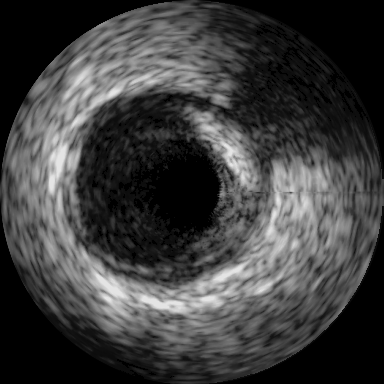
#> input picture final_and_homework_samart/final_and_homework/homework_1_1/quiz1/image/frame_ivus.png, 384 x 384 px
$ python quiz_1.py
#> lines starting #> are read from the running program, lines starting #| are printed output that depends on the picture; after the words box and inside, x2 and y2 are one past the last pixel; in counts of white or black regions, pixels touching at a corner belong together
#> in main, img is the input picture: shape (384, 384); min 0, max 228, mean 62
### final_and_homework_samart/final_and_homework/homework_1_1/utils.py
import numpy as np
import cv2
import matplotlib.pyplot as plt
import math

# [9 lines left out: functions plt_show_image, cv_show, not called in this run]

def normalize(img):
    img_norm = img.astype(np.float16)
    img_norm = img_norm/np.amax(img_norm) #หาค่าสูงสุดของพิเซลในภาพ และทำให้อยู่ในช่วง 0-1
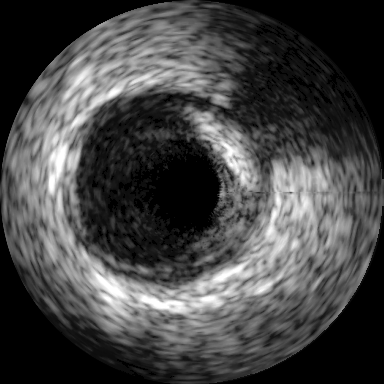
#> img_norm: shape (384, 384) float16; min 0, max 1, mean 0.272
    return img_norm

def power_gamma(gamma,img,c=255.0):
    img_norm = normalize(img)
    gamma_img = (img_norm**gamma)*c #ค่า gamma < 1 ภาพสว่าง gamma > 1 ภาพมืด
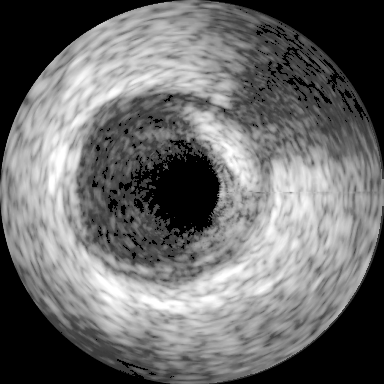
#> gamma_img: shape (384, 384) float16; min 0, max 255, mean 108
    gamma_img = gamma_img.astype(np.uint8)
#> call 2 of power_gamma, with gamma = 4, c = 255
#> in power_gamma (call 2), `gamma_img = (img_norm**gamma)*c`:
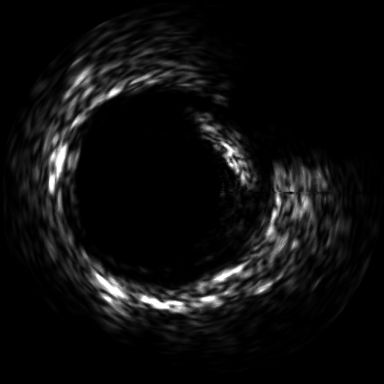
#> gamma_img: shape (384, 384) float16; min 0, max 255, mean 14.5
    return gamma_img

def edge_operator_meth(img, k):
#> called with k = 2
    f = img.copy().astype(np.float16)
    out = np.zeros_like(img, dtype = 'float16')
    mask_gx = np.array([[-1, 0, 1], [-k, 0, k], [-1, 0, 1]] , dtype = 'float16')
    mask_gy = np.array([[-1, -k, -1], [0, 0, 0], [1, k, 1]] , dtype = 'float16')

    sz, sz = mask_gx.shape
    bd = sz // 2
    (m,n) = f.shape
#> m = 384; n = 384
    for i in range(bd,m-bd):
        for j in range(bd,n-bd):
            gx, gy = 0., 0.
            sub_f = f[i - bd : i + bd + 1, j - bd : j + bd + 1]
            gx = np.multiply(sub_f, mask_gx).sum() # หาความชันแนวนอน
            gy = np.multiply(sub_f, mask_gy).sum() # หาความชันแนวตั้ง
            out[i,j] = np.sqrt(gx**2 + gy**2) # หาขนาดของขอบ
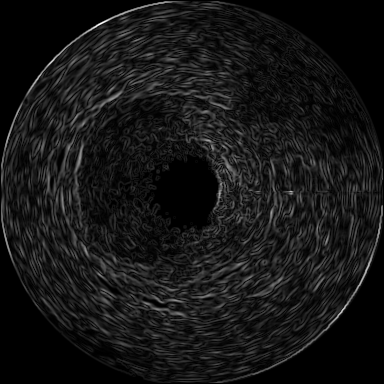
#> out: shape (384, 384) float16; min 0, max 631, mean 54.5; drawn with min black and max white
    out[out>255.0] = 255.0
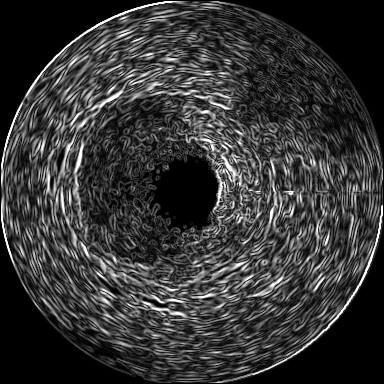
#> out: shape (384, 384) float16; 0.81% of pixels changed, all inside (x1, y1, x2, y2) = (1, 1, 383, 373)
    return out.astype(np.uint8)

# [28 lines left out: functions equalized, otsu, not called in this run]

def show_histogram(hist):
    plt.plot(hist)
    plt.show()

# [160 lines left out: functions histogram, split_sub_image, rgb_to_hsv, rgb_to_cmyk, avg_blur, split_4_img and 2 more, not called in this run]

### final_and_homework_samart/final_and_homework/homework_1_1/quiz1/quiz_1.py
import sys
sys.path.append('../')
import utils
import cv2

def main():
    img = cv2.imread("./image/frame_ivus.png",0)

    # quiz 1.1 เพิ่มความสว่าง
    img_1 = utils.power_gamma(0.5,img)
    # utils.cv_show(img_1)
    cv2.imwrite('./out/frame_ivus_quiz_1_1.png', img_1)

    # quiz 1.2 ลดเงาจากแสงเยอะ
    img_2 = utils.power_gamma(4.0,img)

    # utils.cv_show(img_2)
    cv2.imwrite('./out/frame_ivus_quiz_1_2.png', img_2)

    # case 1 เอารูปต้นฉบับมาหาขอบ
    img_case_1 = utils.edge_operator_meth(img,2)
#> (the run stopped early here; a loop or call above may not have finished)
